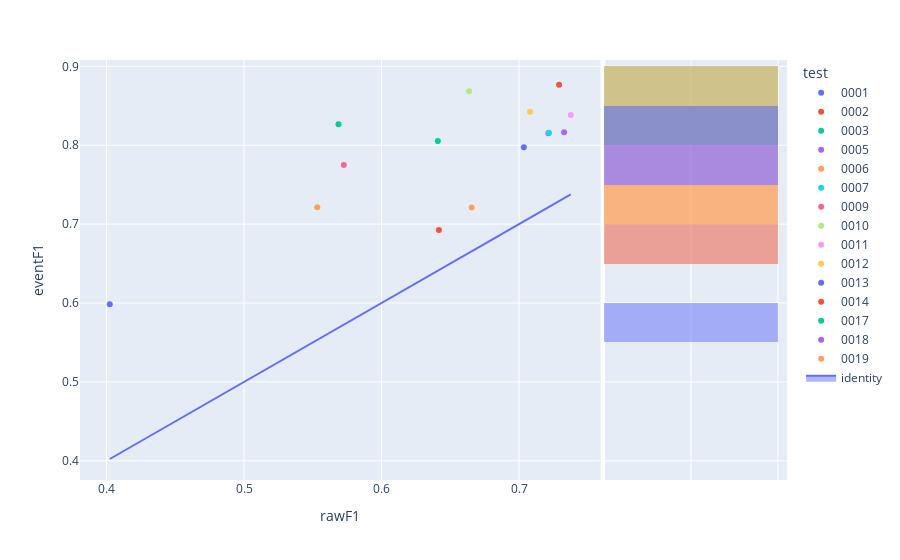

Here is the notebook cell this chart was saved with:
### Code cell
fig=px.scatter(experimentModels_N2,x='rawF1',y='eventF1',color='test',hover_name='modelId', marginal_y="histogram")
fig.add_trace(
    go.Scatter(x=experimentModels_N2['rawF1'], y=experimentModels_N2['rawF1'], name="identity", mode='lines',fill="toself")
)
fig.show()

### Figure 1 — Plotly figure (JSON) as saved in the notebook; plotly's stock layout.template omitted (floating-point values rounded to 4 significant figures)
{"data": [{"hovertemplate": "<b>%{hovertext}</b><br><br>test=0001<br>rawF1=%{x}<br>eventF1=%{y}<extra></extra>", "hovertext": ["f3ec491b-0006-4caa-ae15-ae896cb2d67e"], "legendgroup": "0001", "marker": {"color": "#636efa", "symbol": "circle"}, "mode": "markers", "name": "0001", "orientation": "v", "showlegend": true, "type": "scatter", "x": [0.4023], "xaxis": "x", "y": [0.5986], "yaxis": "y"}, {"alignmentgroup": "True", "bingroup": "y", "hovertemplate": "test=0001<br>eventF1=%{y}<br>count=%{x}<extra></extra>", "legendgroup": "0001", "marker": {"color": "#636efa"}, "name": "0001", "offsetgroup": "0001", "opacity": 0.5, "showlegend": false, "type": "histogram", "xaxis": "x2", "y": [0.5986], "yaxis": "y2"}, {"hovertemplate": "<b>%{hovertext}</b><br><br>test=0002<br>rawF1=%{x}<br>eventF1=%{y}<extra></extra>", "hovertext": ["6491a608-d9e0-4af8-bfcb-4213b7921942"], "legendgroup": "0002", "marker": {"color": "#EF553B", "symbol": "circle"}, "mode": "markers", "name": "0002", "orientation": "v", "showlegend": true, "type": "scatter", "x": [0.7292], "xaxis": "x", "y": [0.8767], "yaxis": "y"}, {"alignmentgroup": "True", "bingroup": "y", "hovertemplate": "test=0002<br>eventF1=%{y}<br>count=%{x}<extra></extra>", "legendgroup": "0002", "marker": {"color": "#EF553B"}, "name": "0002", "offsetgroup": "0002", "opacity": 0.5, "showlegend": false, "type": "histogram", "xaxis": "x2", "y": [0.8767], "yaxis": "y2"}, {"hovertemplate": "<b>%{hovertext}</b><br><br>test=0003<br>rawF1=%{x}<br>eventF1=%{y}<extra></extra>", "hovertext": ["257f50f6-47f8-43cb-bd89-084609bb54f4"], "legendgroup": "0003", "marker": {"color": "#00cc96", "symbol": "circle"}, "mode": "markers", "name": "0003", "orientation": "v", "showlegend": true, "type": "scatter", "x": [0.641], "xaxis": "x", "y": [0.8052], "yaxis": "y"}, {"alignmentgroup": "True", "bingroup": "y", "hovertemplate": "test=0003<br>eventF1=%{y}<br>count=%{x}<extra></extra>", "legendgroup": "0003", "marker": {"color": "#00cc96"}, "name": "0003", "offsetgroup": "0003", "opacity": 0.5, "showlegend": false, "type": "histogram", "xaxis": "x2", "y": [0.8052], "yaxis": "y2"}, {"hovertemplate": "<b>%{hovertext}</b><br><br>test=0005<br>rawF1=%{x}<br>eventF1=%{y}<extra></extra>", "hovertext": ["1531e4ee-35ce-4d1c-a1f9-c3c93a7adb13"], "legendgroup": "0005", "marker": {"color": "#ab63fa", "symbol": "circle"}, "mode": "markers", "name": "0005", "orientation": "v", "showlegend": true, "type": "scatter", "x": [0.7214], "xaxis": "x", "y": [0.8153], "yaxis": "y"}, {"alignmentgroup": "True", "bingroup": "y", "hovertemplate": "test=0005<br>eventF1=%{y}<br>count=%{x}<extra></extra>", "legendgroup": "0005", "marker": {"color": "#ab63fa"}, "name": "0005", "offsetgroup": "0005", "opacity": 0.5, "showlegend": false, "type": "histogram", "xaxis": "x2", "y": [0.8153], "yaxis": "y2"}, {"hovertemplate": "<b>%{hovertext}</b><br><br>test=0006<br>rawF1=%{x}<br>eventF1=%{y}<extra></extra>", "hovertext": ["ea67e468-eb31-4b91-9973-01efd704fdfd"], "legendgroup": "0006", "marker": {"color": "#FFA15A", "symbol": "circle"}, "mode": "markers", "name": "0006", "orientation": "v", "showlegend": true, "type": "scatter", "x": [0.5533], "xaxis": "x", "y": [0.7215], "yaxis": "y"}, {"alignmentgroup": "True", "bingroup": "y", "hovertemplate": "test=0006<br>eventF1=%{y}<br>count=%{x}<extra></extra>", "legendgroup": "0006", "marker": {"color": "#FFA15A"}, "name": "0006", "offsetgroup": "0006", "opacity": 0.5, "showlegend": false, "type": "histogram", "xaxis": "x2", "y": [0.7215], "yaxis": "y2"}, {"hovertemplate": "<b>%{hovertext}</b><br><br>test=0007<br>rawF1=%{x}<br>eventF1=%{y}<extra></extra>", "hovertext": ["36af1678-f8a9-4522-bf98-7726af8393a9"], "legendgroup": "0007", "marker": {"color": "#19d3f3", "symbol": "circle"}, "mode": "markers", "name": "0007", "orientation": "v", "showlegend": true, "type": "scatter", "x": [0.7217], "xaxis": "x", "y": [0.8157], "yaxis": "y"}, {"alignmentgroup": "True", "bingroup": "y", "hovertemplate": "test=0007<br>eventF1=%{y}<br>count=%{x}<extra></extra>", "legendgroup": "0007", "marker": {"color": "#19d3f3"}, "name": "0007", "offsetgroup": "0007", "opacity": 0.5, "showlegend": false, "type": "histogram", "xaxis": "x2", "y": [0.8157], "yaxis": "y2"}, {"hovertemplate": "<b>%{hovertext}</b><br><br>test=0009<br>rawF1=%{x}<br>eventF1=%{y}<extra></extra>", "hovertext": ["da8325b6-379e-496f-acb8-3c105a943c56"], "legendgroup": "0009", "marker": {"color": "#FF6692", "symbol": "circle"}, "mode": "markers", "name": "0009", "orientation": "v", "showlegend": true, "type": "scatter", "x": [0.5726], "xaxis": "x", "y": [0.7751], "yaxis": "y"}, {"alignmentgroup": "True", "bingroup": "y", "hovertemplate": "test=0009<br>eventF1=%{y}<br>count=%{x}<extra></extra>", "legendgroup": "0009", "marker": {"color": "#FF6692"}, "name": "0009", "offsetgroup": "0009", "opacity": 0.5, "showlegend": false, "type": "histogram", "xaxis": "x2", "y": [0.7751], "yaxis": "y2"}, {"hovertemplate": "<b>%{hovertext}</b><br><br>test=0010<br>rawF1=%{x}<br>eventF1=%{y}<extra></extra>", "hovertext": ["a832e8e9-3213-4caf-b34f-cdd51a27167b"], "legendgroup": "0010", "marker": {"color": "#B6E880", "symbol": "circle"}, "mode": "markers", "name": "0010", "orientation": "v", "showlegend": true, "type": "scatter", "x": [0.6638], "xaxis": "x", "y": [0.8685], "yaxis": "y"}, {"alignmentgroup": "True", "bingroup": "y", "hovertemplate": "test=0010<br>eventF1=%{y}<br>count=%{x}<extra></extra>", "legendgroup": "0010", "marker": {"color": "#B6E880"}, "name": "0010", "offsetgroup": "0010", "opacity": 0.5, "showlegend": false, "type": "histogram", "xaxis": "x2", "y": [0.8685], "yaxis": "y2"}, {"hovertemplate": "<b>%{hovertext}</b><br><br>test=0011<br>rawF1=%{x}<br>eventF1=%{y}<extra></extra>", "hovertext": ["8e0df4bf-4d23-4aa8-aa60-b26ac4bc4dbf"], "legendgroup": "0011", "marker": {"color": "#FF97FF", "symbol": "circle"}, "mode": "markers", "name": "0011", "orientation": "v", "showlegend": true, "type": "scatter", "x": [0.7377], "xaxis": "x", "y": [0.8384], "yaxis": "y"}, {"alignmentgroup": "True", "bingroup": "y", "hovertemplate": "test=0011<br>eventF1=%{y}<br>count=%{x}<extra></extra>", "legendgroup": "0011", "marker": {"color": "#FF97FF"}, "name": "0011", "offsetgroup": "0011", "opacity": 0.5, "showlegend": false, "type": "histogram", "xaxis": "x2", "y": [0.8384], "yaxis": "y2"}, {"hovertemplate": "<b>%{hovertext}</b><br><br>test=0012<br>rawF1=%{x}<br>eventF1=%{y}<extra></extra>", "hovertext": ["a4b03b48-4c81-4340-b92a-12f602f553a2"], "legendgroup": "0012", "marker": {"color": "#FECB52", "symbol": "circle"}, "mode": "markers", "name": "0012", "orientation": "v", "showlegend": true, "type": "scatter", "x": [0.708], "xaxis": "x", "y": [0.8423], "yaxis": "y"}, {"alignmentgroup": "True", "bingroup": "y", "hovertemplate": "test=0012<br>eventF1=%{y}<br>count=%{x}<extra></extra>", "legendgroup": "0012", "marker": {"color": "#FECB52"}, "name": "0012", "offsetgroup": "0012", "opacity": 0.5, "showlegend": false, "type": "histogram", "xaxis": "x2", "y": [0.8423], "yaxis": "y2"}, {"hovertemplate": "<b>%{hovertext}</b><br><br>test=0013<br>rawF1=%{x}<br>eventF1=%{y}<extra></extra>", "hovertext": ["36e2b73b-50a2-4f5b-a897-2d47546b9d67"], "legendgroup": "0013", "marker": {"color": "#636efa", "symbol": "circle"}, "mode": "markers", "name": "0013", "orientation": "v", "showlegend": true, "type": "scatter", "x": [0.7035], "xaxis": "x", "y": [0.7973], "yaxis": "y"}, {"alignmentgroup": "True", "bingroup": "y", "hovertemplate": "test=0013<br>eventF1=%{y}<br>count=%{x}<extra></extra>", "legendgroup": "0013", "marker": {"color": "#636efa"}, "name": "0013", "offsetgroup": "0013", "opacity": 0.5, "showlegend": false, "type": "histogram", "xaxis": "x2", "y": [0.7973], "yaxis": "y2"}, {"hovertemplate": "<b>%{hovertext}</b><br><br>test=0014<br>rawF1=%{x}<br>eventF1=%{y}<extra></extra>", "hovertext": ["4c85ce88-cb17-4ddb-b740-096dc6a82d9d"], "legendgroup": "0014", "marker": {"color": "#EF553B", "symbol": "circle"}, "mode": "markers", "name": "0014", "orientation": "v", "showlegend": true, "type": "scatter", "x": [0.6417], "xaxis": "x", "y": [0.6927], "yaxis": "y"}, {"alignmentgroup": "True", "bingroup": "y", "hovertemplate": "test=0014<br>eventF1=%{y}<br>count=%{x}<extra></extra>", "legendgroup": "0014", "marker": {"color": "#EF553B"}, "name": "0014", "offsetgroup": "0014", "opacity": 0.5, "showlegend": false, "type": "histogram", "xaxis": "x2", "y": [0.6927], "yaxis": "y2"}, {"hovertemplate": "<b>%{hovertext}</b><br><br>test=0017<br>rawF1=%{x}<br>eventF1=%{y}<extra></extra>", "hovertext": ["190d11b0-5ffe-4468-bceb-b8eb940b8f68"], "legendgroup": "0017", "marker": {"color": "#00cc96", "symbol": "circle"}, "mode": "markers", "name": "0017", "orientation": "v", "showlegend": true, "type": "scatter", "x": [0.5687], "xaxis": "x", "y": [0.8266], "yaxis": "y"}, {"alignmentgroup": "True", "bingroup": "y", "hovertemplate": "test=0017<br>eventF1=%{y}<br>count=%{x}<extra></extra>", "legendgroup": "0017", "marker": {"color": "#00cc96"}, "name": "0017", "offsetgroup": "0017", "opacity": 0.5, "showlegend": false, "type": "histogram", "xaxis": "x2", "y": [0.8266], "yaxis": "y2"}, {"hovertemplate": "<b>%{hovertext}</b><br><br>test=0018<br>rawF1=%{x}<br>eventF1=%{y}<extra></extra>", "hovertext": ["7966aa35-e638-45df-bea9-250c33a3ca62"], "legendgroup": "0018", "marker": {"color": "#ab63fa", "symbol": "circle"}, "mode": "markers", "name": "0018", "orientation": "v", "showlegend": true, "type": "scatter", "x": [0.7328], "xaxis": "x", "y": [0.8163], "yaxis": "y"}, {"alignmentgroup": "True", "bingroup": "y", "hovertemplate": "test=0018<br>eventF1=%{y}<br>count=%{x}<extra></extra>", "legendgroup": "0018", "marker": {"color": "#ab63fa"}, "name": "0018", "offsetgroup": "0018", "opacity": 0.5, "showlegend": false, "type": "histogram", "xaxis": "x2", "y": [0.8163], "yaxis": "y2"}, {"hovertemplate": "<b>%{hovertext}</b><br><br>test=0019<br>rawF1=%{x}<br>eventF1=%{y}<extra></extra>", "hovertext": ["6d036104-a9ed-4fe7-9d7c-14f319e9d0d8"], "legendgroup": "0019", "marker": {"color": "#FFA15A", "symbol": "circle"}, "mode": "markers", "name": "0019", "orientation": "v", "showlegend": true, "type": "scatter", "x": [0.6656], "xaxis": "x", "y": [0.7211], "yaxis": "y"}, {"alignmentgroup": "True", "bingroup": "y", "hovertemplate": "test=0019<br>eventF1=%{y}<br>count=%{x}<extra></extra>", "legendgroup": "0019", "marker": {"color": "#FFA15A"}, "name": "0019", "offsetgroup": "0019", "opacity": 0.5, "showlegend": false, "type": "histogram", "xaxis": "x2", "y": [0.7211], "yaxis": "y2"}, {"fill": "toself", "mode": "lines", "name": "identity", "type": "scatter", "x": [0.4023, 0.7292, 0.641, 0.7214, 0.5533, 0.7217, 0.5726, 0.6638, 0.7377, 0.708, 0.7035, 0.6417, 0.5687, 0.7328, 0.6656], "y": [0.4023, 0.7292, 0.641, 0.7214, 0.5533, 0.7217, 0.5726, 0.6638, 0.7377, 0.708, 0.7035, 0.6417, 0.5687, 0.7328, 0.6656]}], "layout": {"barmode": "overlay", "legend": {"title": {"text": "test"}, "tracegroupgap": 0}, "margin": {"t": 60}, "xaxis": {"anchor": "y", "domain": [0, 0.7363], "title": {"text": "rawF1"}}, "xaxis2": {"anchor": "y2", "domain": [0.7413, 1], "matches": "x2", "showgrid": true, "showline": false, "showticklabels": false, "ticks": ""}, "yaxis": {"anchor": "x", "domain": [0, 1], "title": {"text": "eventF1"}}, "yaxis2": {"anchor": "x2", "domain": [0, 1], "matches": "y", "showgrid": true, "showticklabels": false}}}
